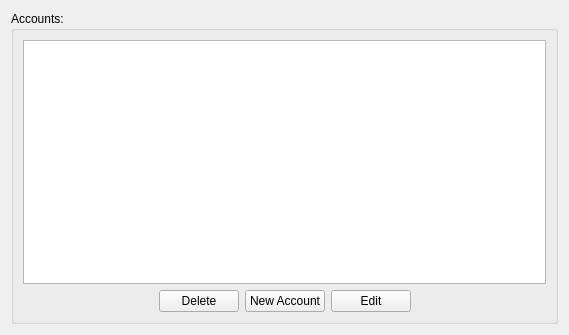
<?xml version="1.0" encoding="UTF-8"?>
<ui version="4.0">
 <class>ManageAccounts</class>
 <widget class="QWidget" name="ManageAccounts">
  <property name="geometry">
   <rect>
    <x>0</x>
    <y>0</y>
    <width>569</width>
    <height>335</height>
   </rect>
  </property>
  <property name="windowTitle">
   <string>Manage Accounts</string>
  </property>
  <layout class="QVBoxLayout" name="verticalLayout">
   <item>
    <widget class="QGroupBox" name="groupBox">
     <property name="title">
      <string>Accounts:</string>
     </property>
     <layout class="QVBoxLayout" name="verticalLayout_2">
      <item>
       <widget class="QListWidget" name="listWidget">
        <property name="font">
         <font>
          <pointsize>13</pointsize>
         </font>
        </property>
       </widget>
      </item>
      <item>
       <layout class="QHBoxLayout" name="horizontalLayout">
        <item>
         <spacer name="horizontalSpacer_2">
          <property name="orientation">
           <enum>Qt::Horizontal</enum>
          </property>
          <property name="sizeHint" stdset="0">
           <size>
            <width>40</width>
            <height>20</height>
           </size>
          </property>
         </spacer>
        </item>
        <item>
         <widget class="QPushButton" name="delete_button">
          <property name="toolTip">
           <string>Delete the selected account,  be careful!  It's permanent!</string>
          </property>
          <property name="text">
           <string>Delete</string>
          </property>
          <property name="shortcut">
           <string>Del</string>
          </property>
         </widget>
        </item>
        <item>
         <widget class="QPushButton" name="new_button">
          <property name="toolTip">
           <string>Create a new bank account!</string>
          </property>
          <property name="text">
           <string>New Account</string>
          </property>
          <property name="shortcut">
           <string>Ctrl+N</string>
          </property>
         </widget>
        </item>
        <item>
         <widget class="QPushButton" name="edit_button">
          <property name="toolTip">
           <string>Edit the selected account</string>
          </property>
          <property name="text">
           <string>Edit</string>
          </property>
         </widget>
        </item>
        <item>
         <spacer name="horizontalSpacer">
          <property name="orientation">
           <enum>Qt::Horizontal</enum>
          </property>
          <property name="sizeHint" stdset="0">
           <size>
            <width>40</width>
            <height>20</height>
           </size>
          </property>
         </spacer>
        </item>
       </layout>
      </item>
     </layout>
    </widget>
   </item>
  </layout>
 </widget>
 <resources/>
 <connections/>
</ui>
